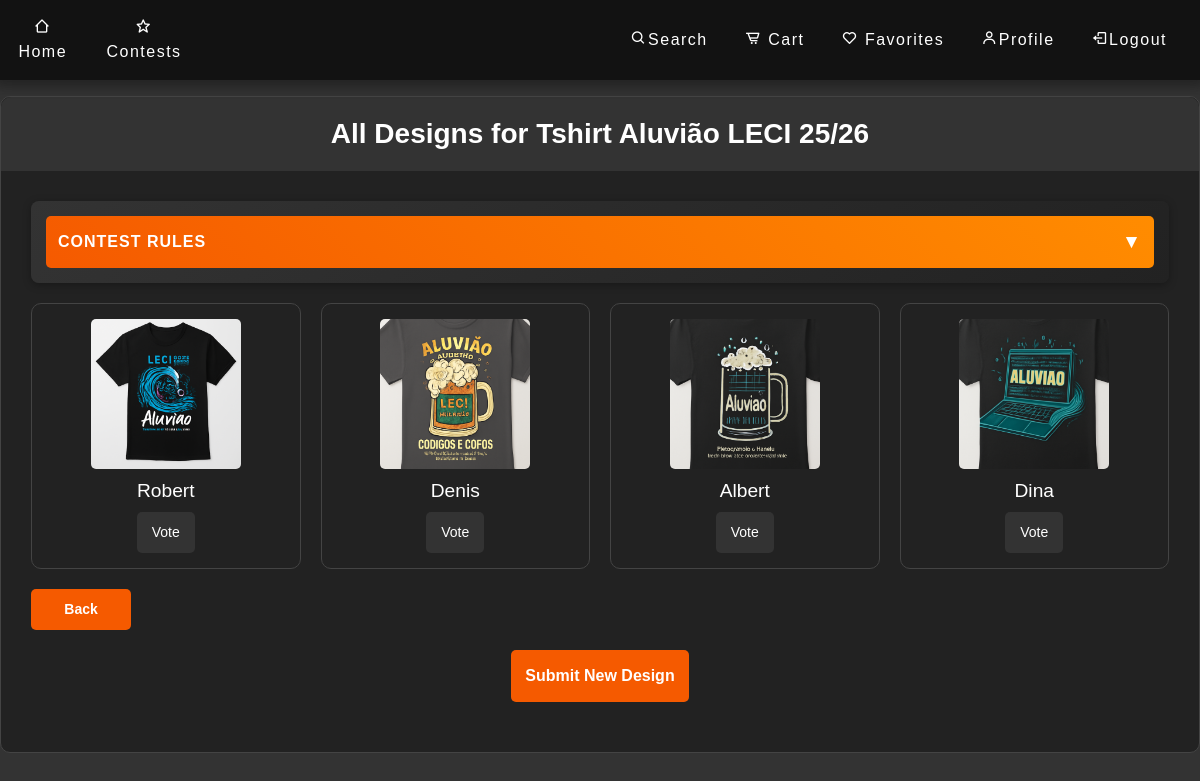
The page /contest/1/designs (signed in) on the database its author committed.
### app_org/models.py (models this page shows)
class Contest(db.Model):
    id = db.Column(db.Integer, primary_key=True)
    name = db.Column(db.String(100), nullable=False)
    is_active = db.Column(db.Boolean, default=True)
    rules = db.Column(db.Text, nullable=True, default='')
    end_date = db.Column(db.Date, nullable=True)
    submissions = db.relationship('Submission', backref='contest', lazy=True, cascade="all")

class Submission(db.Model):
    id = db.Column(db.Integer, primary_key=True)
    name = db.Column(db.String(100))
    description = db.Column(db.String(1000))
    image = db.Column(db.String(100), nullable=False)
    approved = db.Column(db.Boolean, default=False)
    votes = db.Column(db.Integer, default=0)
    user_id = db.Column(db.Integer, db.ForeignKey('user.id'), nullable=False)
    user = db.relationship('User', backref=db.backref('created_submissions', lazy=True))
    contest_id = db.Column(db.Integer, db.ForeignKey('contest.id'), nullable=False)
    submission_votes = db.relationship('Vote', backref='related_votes', lazy=True, cascade="all, delete-orphan")

### app_org/main.py (the view)
@main.route('/contest/<int:contest_id>/designs', methods=['GET'])
@login_required
def contest_designs(contest_id):
    user = User.query.filter_by(id=current_user.id).first()
    contest = Contest.query.get_or_404(contest_id)
    approved_submissions = Submission.query.filter_by(contest_id=contest.id, approved=True).all()
    if user.isAdmin:
        return render_template('contest_designs.html', contest=contest, submissions=approved_submissions, is_admin=True)
    else:
        try:
            voted_submission_ids = [vote.submission_id for vote in user.votes] if user.votes else []
        except AttributeError:
            voted_submission_ids = []
        print(f"Rendering contest_designs.html for contest ID: {contest_id}, Name: {contest.name}, Is Active: {contest.is_active}")  # Log para depuração
        return render_template('contest_designs.html', contest=contest, submissions=approved_submissions, voted_submission_ids=voted_submission_ids, is_admin=False)

### app_org/templates/contest_designs.html (shortened to what this page needs)
{% extends 'base.html' %}
{% block styles %}
<link rel="stylesheet" href="{{ url_for('static', filename='css/contests.css') }}">
{% endblock %}
{% block content %}
{% if is_admin %}
    {% include 'navbarAdmin.html' %}
{% else %}
    {% include 'navbar.html' %}
{% endif %}
<div class="contests-container">
    <header>
        <h1>All Designs for {{ contest.name }}</h1>
    </header>
    <div class="rules-section">
        <button class="rules-toggle-btn" onclick="toggleRules(this)">Contest Rules <span class="toggle-icon">▼</span></button>
    </div>
    <div class="submissions-grid">
        {% if submissions %}
            {% for submission in submissions %}
            <div class="submission " data-votes="{{ submission.votes if not contest.is_active else 0 }}">
                <img src="{{ url_for('static', filename='assets/' + submission.image) }}" alt="Submission T-shirt">
                <h2 class="submission-title">{{ submission.name | default('T-shirt Submission') }}</h2>
                <div class="submission-actions">
                    {% if is_admin %}
                        {% if contest.is_active %}
                            <button class="vote-btn" disabled>Votes {{ submission.votes }}</button>
                        {% else %}
                            <button class="vote-btn" disabled>Votes: {{ submission.votes }}</button>
                        {% endif %}
                    {% else %}
                        {% if contest.is_active %}
                            {% if submission.id in (voted_submission_ids | default([])) %}
                                <form action="/unvote/{{ submission.id }}" method="POST">
                                    <button type="submit" class="vote-btn voted">Voted ✓</button>
                                </form>
                            {% else %}
                                <form action="/vote/{{ submission.id }}" method="POST">
                                    <button type="submit" class="vote-btn">Vote</button>
                                </form>
                            {% endif %}
                        {% else %}
                            <button class="vote-btn" disabled>Contest Ended</button>
                        {% endif %}
                    {% endif %}
                </div>
            </div>
            {% endfor %}
        {% else %}
            <p>No approved submissions for this contest.</p>
        {% endif %}
    </div>
    <div class="action-buttons">
        {% if is_admin %}
            <a href="{{ url_for('main.concurso') }}">
                <button class="back-btn">Back</button>
            </a>
        {% else %}
            <a href="{{ url_for('main.contests') }}">
                <button class="back-btn">Back</button>
            </a>
        {% endif %}
    </div>
    {% if not is_admin and contest.is_active %}
    <div class="global-actions">
        <a href="{{ url_for('main.picture', contest_id=contest.id) }}">
            <button class="submit-btn" aria-label="Submit a new design for {{ contest.name }}">Submit New Design</button>
        </a>
    </div>
    {% endif %}
</div>
{% endblock %}

### app_org/static/css/style.css (style rules this page uses)
body { background-color: #3b3b3b; color: #ffffff; text-align: center; }

### app_org/static/css/contests.css (style rules this page uses)
body { font-family: Arial, sans-serif; background-color: #333; margin: 0; padding: 0; color: #fff; }
.back-btn { background-color: #f55a00; color: #fff; padding: 10px 15px; border: none; border-radius: 5px; font-size: 14px; font-weight: 600; cursor: pointer; transition: background-color 0.3s ease, transform 0.3s ease; width: 100px; }
.contests-container { max-width: 1200px; margin: 40px auto; background-color: #222; border-radius: 10px; border: 1px solid #444; padding: 30px; }
header { background-color: #333; color: white; padding: 20px; text-align: center; border-radius: 10px 10px 0 0; margin: -30px -30px 30px -30px; }
h1 { margin: 0; font-size: 28px; font-weight: bold; }
.submissions-grid { display: grid; grid-template-columns: repeat(auto-fit, minmax(200px, 1fr)); gap: 20px; margin-bottom: 20px; }
.submission { text-align: center; background-color: #222; border: 1px solid #444; border-radius: 10px; padding: 15px; transition: transform 0.3s, box-shadow 0.3s; position: relative; animation: slideUp 0.5s ease forwards; }
.submission img { width: 150px; height: 150px; object-fit: cover; border-radius: 5px; cursor: pointer; }
.submission-title { color: #fff; margin: 10px 0; font-size: 1.2rem; }
.submission-actions { display: flex; justify-content: center; gap: 10px; margin-top: 10px; }
.vote-btn { background-color: #333; color: #fff; padding: 10px 15px; border: none; border-radius: 5px; font-size: 14px; cursor: pointer; transition: background-color 0.3s ease, transform 0.3s ease; }
.action-buttons { display: flex; justify-content: space-between; margin-top: 20px; }
.submit-btn { background-color: #f55a00; color: #fff; padding: 14px; border: none; border-radius: 5px; font-size: 16px; font-weight: 600; cursor: pointer; transition: background-color 0.3s ease, transform 0.3s ease; width: 100%; max-width: 200px; }
.global-actions { max-width: 1200px; margin: 20px auto; display: flex; justify-content: center; gap: 20px; flex-wrap: wrap; }
.global-actions .submit-btn { max-width: 250px; margin: 0; white-space: nowrap; }
.rules-section { margin: 20px 0; background: linear-gradient(135deg, #333, #222); border-radius: 8px; padding: 15px; box-shadow: 0 2px 8px rgba(0, 0, 0, 0.3); }
.rules-toggle-btn { width: 100%; padding: 12px; border: none; border-radius: 5px; background: linear-gradient(45deg, #f55a00, #ff8c00); color: #ffffff; font-size: 1rem; font-weight: 600; text-transform: uppercase; letter-spacing: 1px; cursor: pointer; transition: background 0.3s ease, transform 0.2s ease; display: flex; justify-content: space-between; align-items: center; }
.toggle-icon { font-size: 1.2rem; }

### rows shown on the page
Contest: name "Tshirt Aluvião LECI 25/26"
Submission: image (picture), name "Robert"
Submission: image (picture), name "Denis"
Submission: image (picture), name "Albert"
Submission: image (picture), name "Dina"
